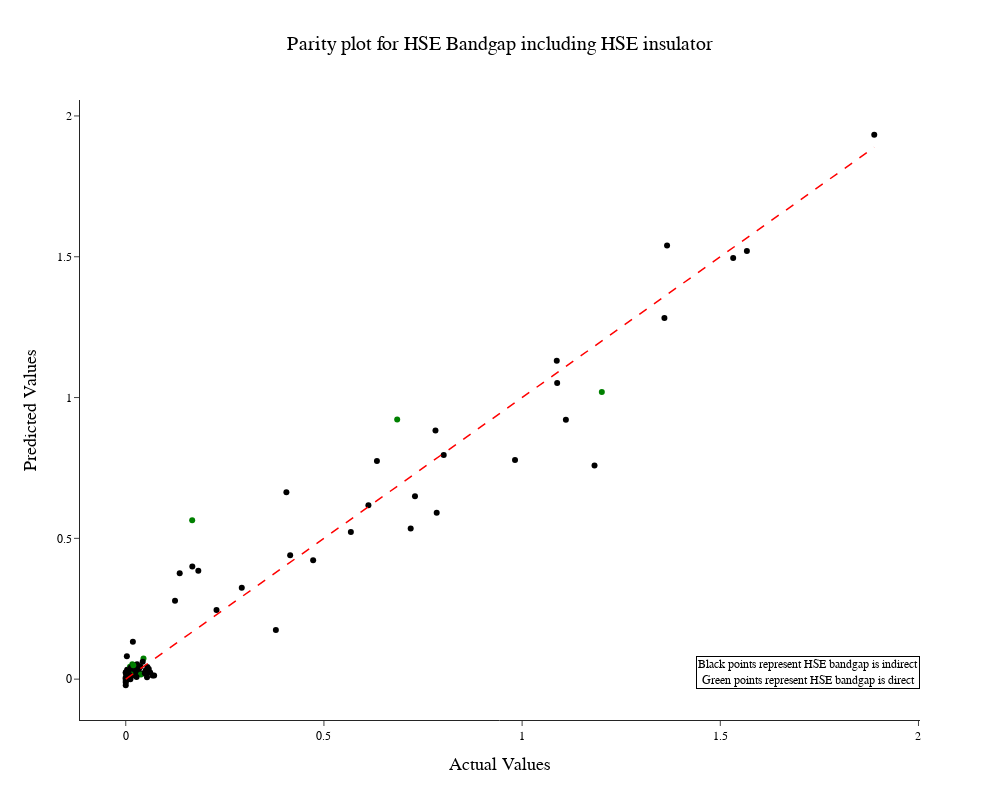

Here is the notebook cell this chart was saved with:
### Markdown cell above
### Parity plot for HSE Bandgap including HSE insulator

### Code cell
import plotly.graph_objects as go

# Predict on training and test sets
y__train_pred = xgb__reg.predict(X__train)
y__test_pred = xgb__reg.predict(X__test)


# Create a parity plot for test set
test_set_df = pd.DataFrame({'y_test': y__test, 'y_test_pred': y__test_pred})

# Merge the DataFrame with the main DataFrame 'df' to get 'hse_direct' values
test_set_df = pd.merge(test_set_df, df[['HSE_direct']], left_index=True, right_index=True, how='left')

parity_test_fig = go.Figure()

# Create a color list based on pbe_direct values
colors = []

for index, row in test_set_df.iterrows():
    hse_direct_val = row['HSE_direct']
    if pd.isna(hse_direct_val):
        colors.append('red')
    elif hse_direct_val == 1:
        colors.append('green')
    else:
        colors.append('black')

parity_test_fig.add_trace(go.Scatter(
    x=test_set_df['y_test'],
    y=test_set_df['y_test_pred'],
    mode='markers',
    name='Test Set',
    marker=dict(size=6, color=colors)
))

parity_test_fig.add_trace(go.Scatter(
    x=[min(test_set_df['y_test']), max(test_set_df['y_test'])],
    y=[min(test_set_df['y_test']), max(test_set_df['y_test'])],
    mode='lines',
    name='Ideal Prediction',
    line=dict(dash='dash', color='red', width=1.5)
))

# Add custom legend entry
parity_test_fig.add_trace(go.Scatter(
    x=[],
    y=[],
    mode='markers',
    marker=dict(size=10, color='green'),
    name='HSE direct'
))

parity_test_fig.add_trace(go.Scatter(
    x=[],
    y=[],
    mode='markers',
    marker=dict(size=10, color='black'),
    name='HSE indirect'
))

parity_test_fig.update_layout(
    template='simple_white',  
    title='Parity plot for HSE Bandgap including HSE insulator',
    xaxis_title='Actual Values',
    yaxis_title='Predicted Values',
    font_family="Courier New",
    font_color="black",
    title_font_family="Arial",
    title_font_color="black",
    title_font_size = 20,
    xaxis_title_font_size = 18,
    yaxis_title_font_size = 18,
    title_x = 0.5,
    legend_title_font_color="green",
    xaxis_title_font_family = "arial",
    yaxis_title_font_family = "arial",
    showlegend=False,  
    width=1000,  
    height=800,
)

textt = "Black points represent HSE bandgap is indirect<br>Green points represent HSE bandgap is direct"

parity_test_fig.add_annotation(
    text=textt,  
    x= 1,  
    y= 0.05,  
    xref="paper",  
    yref="paper",  
    showarrow=False, 
    font=dict(family="Arial", size=12, color="black"),  
    bgcolor="rgba(255, 255, 255, 0.7)",  
    bordercolor="black",  
    borderwidth=1,  
)

config = {
    'toImageButtonOptions': {
        'format': 'png',  # one of png, svg, jpeg, webp
        'filename': 'custom_image',
        'height': 500,
        'width': 700,
        'scale': 6  # Multiply title/legend/axis/canvas sizes by this factor
    }
}

parity_test_fig.show(config=config)

### Figure 1 — Plotly figure (JSON) as saved in the notebook; plotly's stock layout.template omitted (floating-point values rounded to 4 significant figures)
{"data": [{"marker": {"color": ["black", "black", "black", "black", "black", "black", "black", "black", "black", "green", "black", "black", "green", "black", "black", "black", "black", "black", "green", "black", "black", "black", "black", "green", "green", "green", "black", "black", "black", "black", "black", "black", "black", "black", "black", "green", "black", "black", "green", "black", "black", "black", "black", "black", "black", "green", "black", "black", "black", "black", "black", "black", "black", "black", "black", "black", "black", "black", "black", "black", "black", "black", "black", "black", "black", "black", "green", "black", "black", "black", "black", "black", "black", "black", "black", "green", "black", "black", "black", "black", "black", "black", "black", "black", "black", "black", "black", "green", "black", "black", "black", "black"], "size": 6}, "mode": "markers", "name": "Test Set", "type": "scatter", "x": [0.025, 0.0324, 1.533, 0, 0, 0.0291, 0.0537, 0.7297, 0.0181, 0.0166, 0.0181, 0.0716, 0.018, 0.0028, 0.0134, 0.7845, 0, 1.11, 0.0152, 0.0435, 0.0312, 0.1243, 0.7189, 0.6848, 0.0382, 0.0448, 0.0036, 0.0196, 0.0483, 0.0182, 0.8022, 0.0546, 0.4728, 0, 1.567, 0.1676, 0, 1.366, 0.0161, 0.0182, 1.888, 0.0035, 0.0209, 0.0028, 0.4148, 0.0107, 0.0428, 0.009, 0.0041, 0.1361, 0, 1.359, 0.0105, 0.0344, 0.0273, 0.7814, 0.1831, 0.0067, 0.0117, 0.4053, 0.1679, 0.0241, 0.0022, 0.6122, 0.0204, 0.0616, 1.201, 0, 0.229, 1.088, 0.0098, 0.6337, 0.0368, 0.0501, 0.0286, 0.0122, 0.0107, 0.5679, 0.0129, 0.018, 0.9821, 0.0581, 0.3787, 1.087, 0.0525, 0.2927, 1.183, 0.0191, 0.0135, 0, 0.0068, 0.0675], "y": [0.02185, 0.03241, 1.496, 0.02453, -0.02166, 0.02731, 0.007059, 0.6498, 0.03, 0.05306, 0.02022, 0.01339, 0.03381, 0.08166, 0.03328, 0.5906, -0.006436, 0.921, 0.02203, 0.02041, 0.03143, 0.2786, 0.5353, 0.9217, 0.01623, 0.07372, 0.01241, 0.0338, 0.02079, 0.0135, 0.7962, 0.04332, 0.4218, -0.01224, 1.52, 0.564, 0.02183, 1.54, 0.01943, 0.04837, 1.933, 0.0334, 0.02618, 0.02257, 0.4404, 0.04377, 0.06161, 0.01413, -0.0005675, 0.3759, 0.006699, 1.282, 0.03482, 0.04056, 0.00722, 0.8828, 0.3852, 0.03028, -0.0001628, 0.6641, 0.3997, 0.03658, 0.01918, 0.6174, 0.01757, 0.02337, 1.02, 0.0003208, 0.2454, 1.052, 0.0202, 0.7743, 0.04492, 0.03087, 0.05334, 0.0173, 0.01357, 0.5222, 0.04128, 0.133, 0.7786, 0.0357, 0.1743, 1.13, 0.02127, 0.325, 0.7587, 0.04951, 0.01032, 0.001979, 0.02856, 0.01331]}, {"line": {"color": "red", "dash": "dash", "width": 1.5}, "mode": "lines", "name": "Ideal Prediction", "type": "scatter", "x": [0, 1.888], "y": [0, 1.888]}, {"marker": {"color": "green", "size": 10}, "mode": "markers", "name": "HSE direct", "type": "scatter", "x": [], "y": []}, {"marker": {"color": "black", "size": 10}, "mode": "markers", "name": "HSE indirect", "type": "scatter", "x": [], "y": []}], "layout": {"annotations": [{"bgcolor": "rgba(255, 255, 255, 0.7)", "bordercolor": "black", "borderwidth": 1, "font": {"color": "black", "family": "Arial", "size": 12}, "showarrow": false, "text": "Black points represent HSE bandgap is indirect<br>Green points represent HSE bandgap is direct", "x": 1, "xref": "paper", "y": 0.05, "yref": "paper"}], "font": {"color": "black", "family": "Courier New"}, "height": 800, "legend": {"title": {"font": {"color": "green"}}}, "showlegend": false, "title": {"font": {"color": "black", "family": "Arial", "size": 20}, "text": "Parity plot for HSE Bandgap including HSE insulator", "x": 0.5}, "width": 1000, "xaxis": {"title": {"font": {"family": "arial", "size": 18}, "text": "Actual Values"}}, "yaxis": {"title": {"font": {"family": "arial", "size": 18}, "text": "Predicted Values"}}}}
